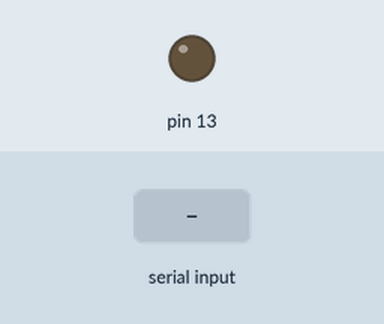
Simulated run of this program. Board: Arduino Uno, built with avr-gcc and run on an emulated ATmega328P. On the bench: output pins drawn as LEDs (lit = HIGH). Dashed ring = blinking. The inputs (shaded band) are chosen by the test bench. What the program prints to the serial monitor is not drawn.

Above: at 1.2 s.
1.3 s: "1\n" received over Serial
At 1.71 s:
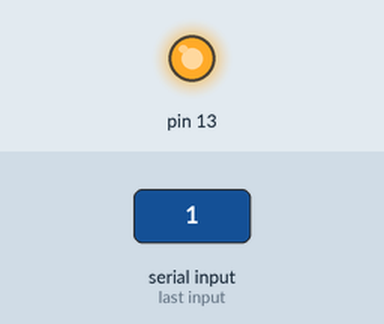
4.3 s: "0\n" received over Serial
At 4.41 s:
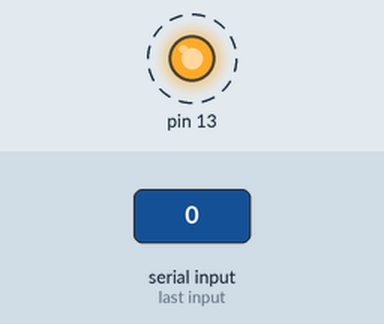
7.3 s: "2\n" received over Serial
At 10.2 s:
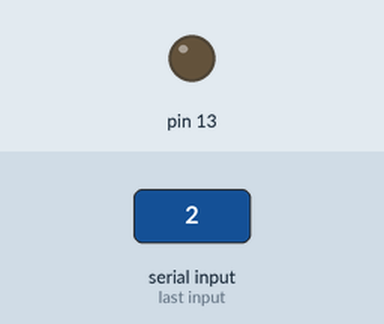
Timing chart, 0 to 11.7 s (numbered marks = the images above; inputs shaded):
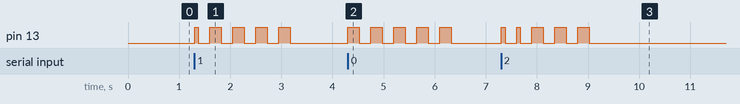

Measured:
- after the input at 1.3 s, pin 13: LOW → HIGH at once, then repeats every 0.45 s: LOW 0.23 s, HIGH 0.23 s, until it stays LOW from 3.2 s
- after the input at 4.3 s, pin 13: alternates HIGH for 0.23 s and LOW for 0.23 s, 10 changes in all, then stays LOW, starting at once
- after the input at 7.3 s, pin 13: goes HIGH 0.08 s, LOW 0.23 s, HIGH 0.08 s, 3 × (LOW 0.23 s, HIGH 0.23 s), then LOW, starting at once

The program:

main.cpp
```cpp
#include <Arduino.h>
#include <Morse.h>

Morse morse(13);
long startTime;
String message;

void setup() {
  Serial.begin(9600);
  Serial.setTimeout(10000);
  startTime = millis();
}

void loop() {
  // Request message
  Serial.println("Enter message to transmit in 10 seconds, end with newline:");
  message = Serial.readStringUntil('\n');

  if (message != NULL && message.length() > 0) {
    morse.sendMessage(message);
    startTime = millis();
  } else if (millis() - startTime > 10000) {
    // If timeout, send sos
    Serial.print("No input\n");
    morse.sos();
    startTime = millis();
  }
}
```
